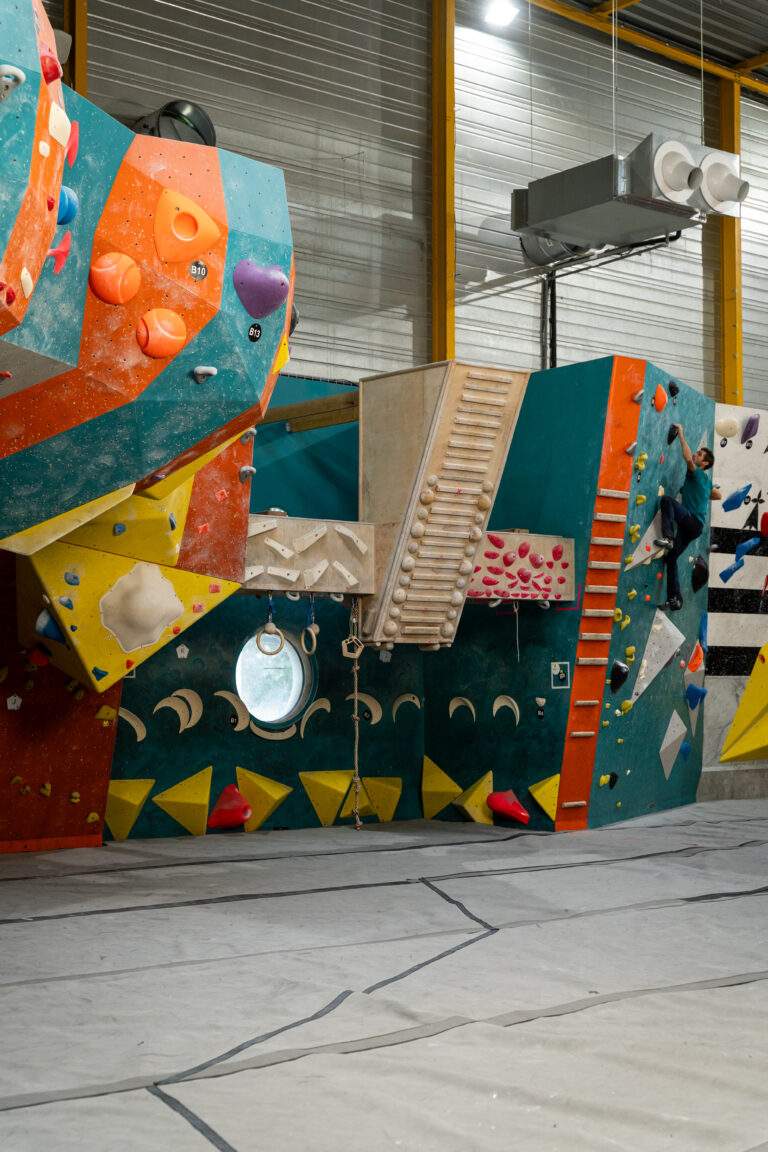
#> input picture Implementation/sprints/sprint_3_3.d/images/A7302356-768x1152.jpg, 768 x 1152 px; its folder holds only this picture in this run
$ python classify_images.py
#> lines starting #> are read from the running program, lines starting #| are printed output that depends on the picture
"""Scan images for sector/bloc names via OCR and visual cues."""
from __future__ import annotations

import json
from pathlib import Path

import cv2

try:
    import pytesseract
    HAS_OCR = True
except ImportError:
    HAS_OCR = False

IMAGES_DIR = Path(__file__).parent.parent / "images"

# Known bloc names in the gym (lowercase for matching)
KNOWN_BLOCS = [
    "pan güllich", "pan gullich", "pan gullish",
    "réacteur", "reacteur",
    "je s'appelle groot", "groot",
    "rampes de lancement", "rampe de lancement",
    "réservoir", "reservoir",
    "gravité", "gravite",
    "dalouse",
    "bloc de secours",
    "star wars", "starbloc",
    "galaxie",
    "big bang",
    "dièdre", "diedre",
    "x-wing", "xwing",
    "vagues",
    "tour de piz",
    "cubicube",
    "brouille art", "brouillart",
    "sablier",
    "petit'oie", "petitoie", "petite oie",
    "i-luzion", "iluzion",
    "grand bleu",
    "cheminée", "cheminee",
    "lance-pierre", "lance pierre",
    "enclume",
    "dalle",
    "dolmen",
    "tortue",
    "dodécaèdre", "dodecaedre",
    "point and clic",
    "cyrano",
    "bloc à pic", "bloc a pic",
    "entre deux",
    "quinquin",
    "oublié", "oublie",
    "la grille",
    "spinaker", "spinnaker",
    "inception",
    "aileron",
    "taverne",
    "the last",
    "island",
    # Structure-level
    "mur nord", "mur sud", "périphérique",
    # Generic markers
    "nouveau secteur", "recap", "ouverture",
    "block'out", "blockout", "block out",
]


def ocr_image(path: Path) -> str:
    """Run OCR on an image, return lowercased text."""
    if not HAS_OCR:
        return ""
    img = cv2.imread(str(path))
#> img is the input picture: shape (1152, 768, 3); mean B, G, R 102.9, 118.8, 124.1
    if img is None:
        return ""
    # Focus on bottom third where labels usually appear
    h = img.shape[0]
#> h = 1152
    bottom = img[h * 2 // 3:, :]
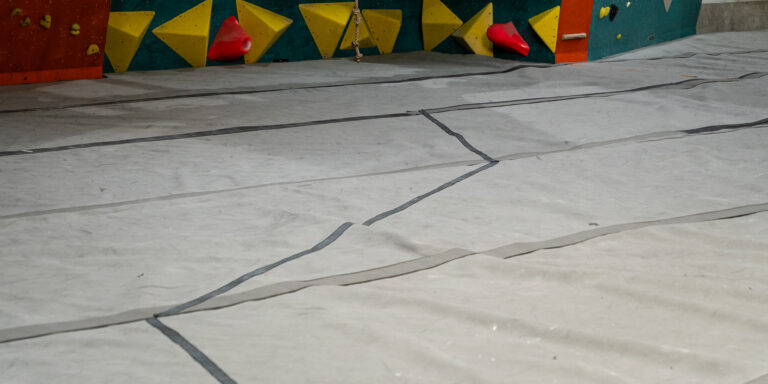
#> bottom: shape (384, 768, 3); mean B, G, R 134.5, 143.4, 146.5
    gray = cv2.cvtColor(bottom, cv2.COLOR_BGR2GRAY)
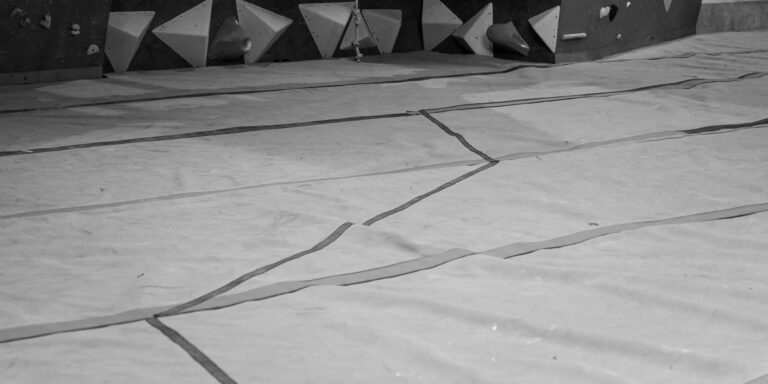
#> gray: shape (384, 768); min 0, max 243, mean 143.3
#> (the run stopped early here; a loop or call above may not have finished)

$ run again, on Implementation/sprints/sprint_3_3.d/images/OIP-2280358722.jpg
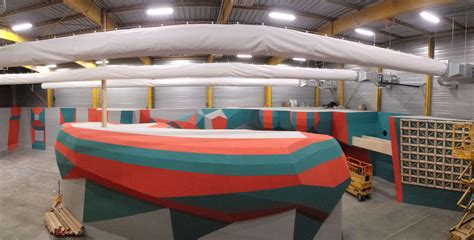
#> input picture Implementation/sprints/sprint_3_3.d/images/OIP-2280358722.jpg, 474 x 240 px
#> in ocr_image, img is the input picture: shape (240, 474, 3); mean B, G, R 107.5, 113.7, 132.4
#> in ocr_image, `bottom = img[h * 2 // 3:, :]`:
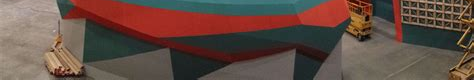
#> bottom: shape (80, 474, 3); mean B, G, R 68.2, 77.2, 99.7
#> in ocr_image, `gray = cv2.cvtColor(bottom, cv2.COLOR_BGR2GRAY)`:
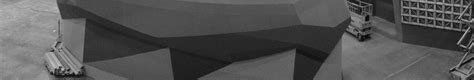
#> gray: shape (80, 474); min 2, max 193, mean 82.9

$ run again, on Implementation/sprints/sprint_3_3.d/images/OIP-2612638180.jpg
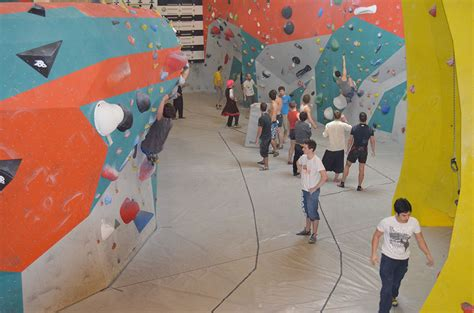
#> input picture Implementation/sprints/sprint_3_3.d/images/OIP-2612638180.jpg, 474 x 313 px
#> in ocr_image, img is the input picture: shape (313, 474, 3); mean B, G, R 106.7, 130, 152.3
#> in ocr_image, `bottom = img[h * 2 // 3:, :]`:
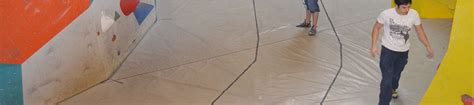
#> bottom: shape (105, 474, 3); mean B, G, R 113.7, 135.6, 158
#> in ocr_image, `gray = cv2.cvtColor(bottom, cv2.COLOR_BGR2GRAY)`:
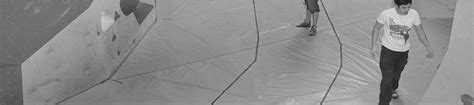
#> gray: shape (105, 474); min 15, max 231, mean 139.8

$ run again, on Implementation/sprints/sprint_3_3.d/images/OIP-364183906.jpg
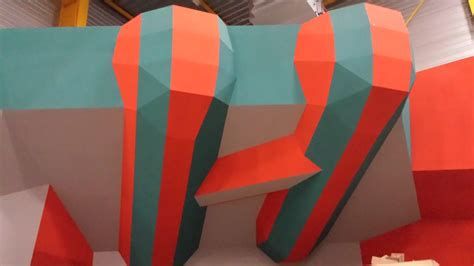
#> input picture Implementation/sprints/sprint_3_3.d/images/OIP-364183906.jpg, 474 x 266 px
#> in ocr_image, img is the input picture: shape (266, 474, 3); mean B, G, R 80.8, 91.3, 144.8
#> in ocr_image, `bottom = img[h * 2 // 3:, :]`:
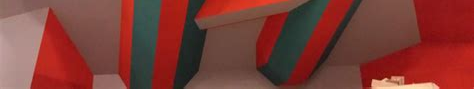
#> bottom: shape (89, 474, 3); mean B, G, R 53.5, 59.9, 125
#> in ocr_image, `gray = cv2.cvtColor(bottom, cv2.COLOR_BGR2GRAY)`:
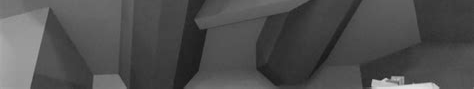
#> gray: shape (89, 474); min 24, max 225, mean 78.7

$ run again, on Implementation/sprints/sprint_3_3.d/images/OIP-1014684324.jpg
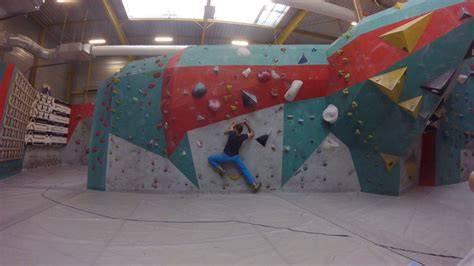
#> input picture Implementation/sprints/sprint_3_3.d/images/OIP-1014684324.jpg, 474 x 266 px
#> in ocr_image, img is the input picture: shape (266, 474, 3); mean B, G, R 98.7, 95.5, 106.8
#> in ocr_image, `bottom = img[h * 2 // 3:, :]`:
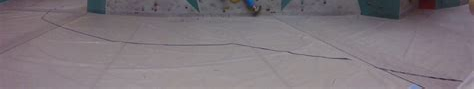
#> bottom: shape (89, 474, 3); mean B, G, R 123.8, 117.6, 125.9
